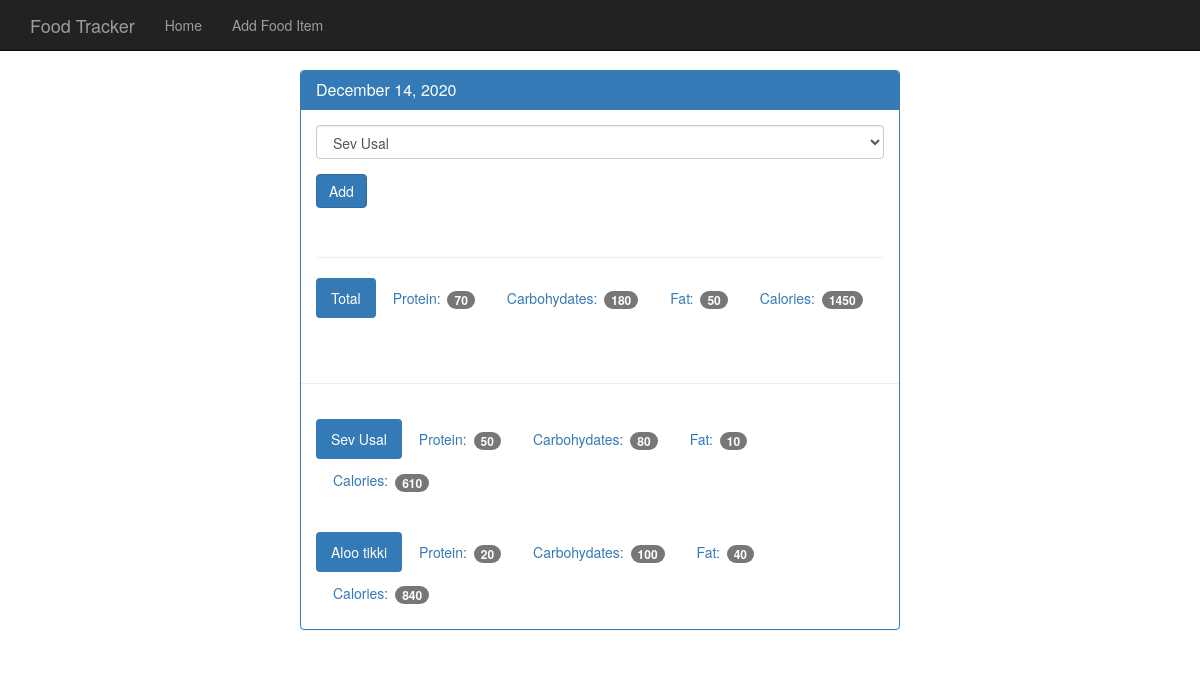
The page /view/20201214 on the database as committed earlier.
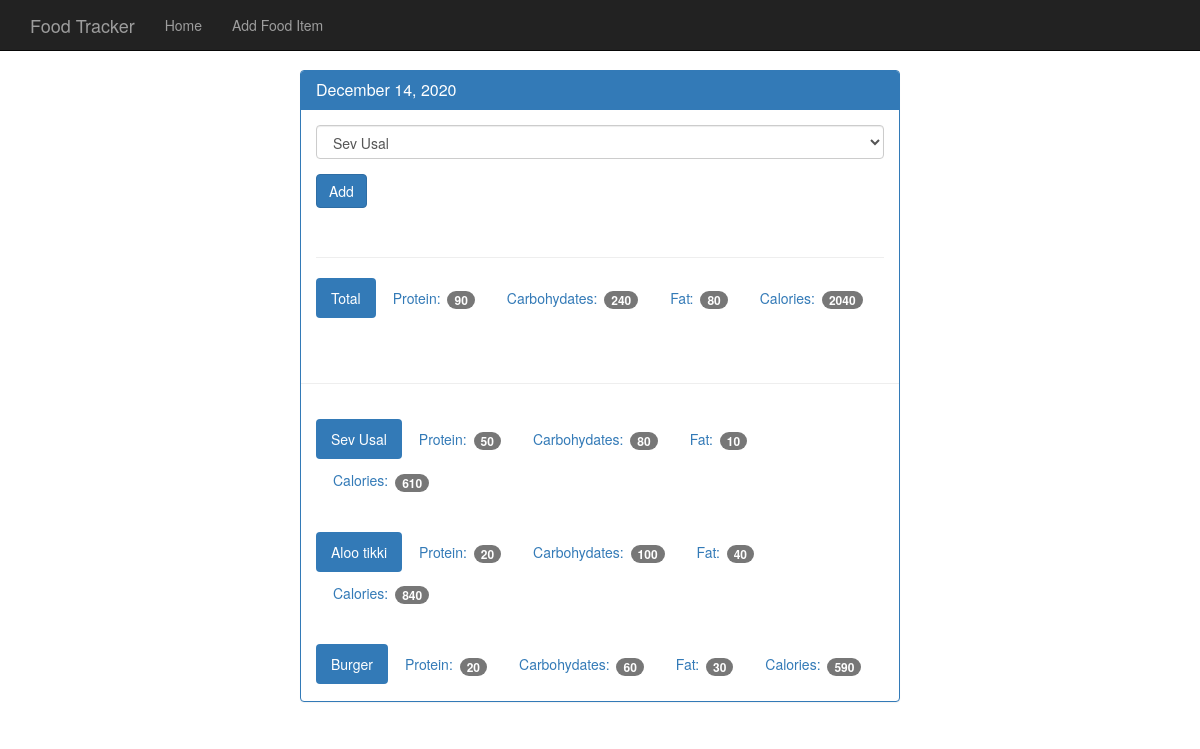
The same page on the database as committed later.
### tables this page shows
CREATE TABLE food(
    id integer primary key autoincrement,
    name text not null,
    protein integer not null,
    carbohydrates integer not null,
    fat integer not null,
    calories integer not null
);

### app.py (the view)
@app.route('/view/<date>',methods = ['GET','POST'])
def view(date):
    db = get_db()
    cur = db.execute('select id,entry_date from date where entry_date = ?',[date])
    date_result = cur.fetchone()
    if request.method == 'POST':
       db.execute('insert into food_date (food_id,log_date_id) values (?,?)',[request.form['food-select'],date_result['id']])
       db.commit()
    d = datetime.strptime(str(date_result['entry_date']),'%Y%m%d')
    ans = datetime.strftime(d,'%B %d, %Y')
    food_items = db.execute('select id,name from food')
    food_results = food_items.fetchall()
    log_cur = db.execute('select food.name, food.protein, food.carbohydrates, food.fat, food.calories \
        from date join food_date on food_date.log_date_id = date.id join food on \
            food.id = food_date.food_id where date.entry_date = ?',[date])
    log_results = log_cur.fetchall()
    prr = 0
    crr = 0
    frr = 0
    cll = 0
    for i in log_results:
        prr += int(i['protein'])
        crr += int(i['carbohydrates'])
        frr += int(i['fat'])
        cll += int(i['calories'])
    return render_template('day.html',date = ans,food = food_results,log = log_results,prr = prr,crr = crr,frr = frr,cll = cll)

### app.py (called while the page is built)
def connect_db():
    sql = sqlite3.connect('food_data.db')
    sql.row_factory = sqlite3.Row
    return sql

def get_db():
    if not hasattr(g,'sqlite3'):
        g.sqlite_db = connect_db()
    return g.sqlite_db

### templates/day.html (shortened to what this page needs)
<!DOCTYPE html>
<html lang="en">
  <head>
    <link href="{{url_for('static', filename = 'bootstrap.min.css') }}" rel="stylesheet">
    <link href="{{url_for('static', filename = 'theme.css') }}" rel="stylesheet">
  </head>
  <body>
    <nav class="navbar navbar-inverse navbar-fixed-top">
      <div class="container">
        <div class="navbar-header">
          <a class="navbar-brand" href="#">Food Tracker</a>
        </div>
        <div id="navbar" class="navbar-collapse collapse">
          <ul class="nav navbar-nav">
            <li><a href="#">Home</a></li>
            <li><a href="#">Add Food Item</a></li>
          </ul>
        </div>
      </div>
    </nav>
    <div class="container theme-showcase col-sm-6 col-sm-offset-3" role="main">
      <div class="row">
        <div>
          <div class="panel panel-primary">
            <div class="panel-heading">
              <h3 class="panel-title">{{date}}</h3>
            </div>
            <div class="panel-body">
              <form method="POST" action="{{ url_for('view',date = '20201214') }}">
                <div class="form-group">
                  <select class="form-control" name = "food-select">
                    {% for i in food %}
                    <option value = {{i.id}}>{{i.name}}</option>
                    {% endfor %}
                  </select>
                </div>
                <button type="submit" class="btn btn-primary">Add</button>
              </form>
              <div class="page-header"></div>
              <ul class="nav nav-pills" role="tablist">
                <li class="active"><a>Total</a></li>
                <li><a>Protein: <span class="badge">{{prr}}</span></a></li>
                <li><a>Carbohydates: <span class="badge">{{crr}}</span></a></li>
                <li><a>Fat: <span class="badge">{{frr}}</span></a></li>
                <li><a>Calories: <span class="badge">{{cll}}</span></a></li>
              </ul>
            </div>
            <div class="page-header"></div>
            {% for food in log %}
            <div class="panel-body">
              <ul class="nav nav-pills" role="tablist">
                <li class="active"><a>{{food.name}}</a></li>
                <li><a>Protein: <span class="badge">{{food.protein}}</span></a></li>
                <li><a>Carbohydates: <span class="badge">{{food.carbohydrates}}</span></a></li>
                <li><a>Fat: <span class="badge">{{food.fat}}</span></a></li>
                <li><a>Calories: <span class="badge">{{food.calories}}</span></a></li>
              </ul>
            </div>
            {% endfor %}
          </div>
        </div>
      </div>
    </div>
  </body>
</html>

### static/theme.css (style rules this page uses)
body { padding-top: 70px; padding-bottom: 30px; }

Rows that differ between the two databases and show on the page:
added food: name "Burger", protein "20", carbohydrates "60", fat "30", calories "590"
Other text that changed with them:
{{ prr }}: "70" → "90"
{{ crr }}: "180" → "240"
{{ frr }}: "50" → "80"
{{ cll }}: "1450" → "2040"
